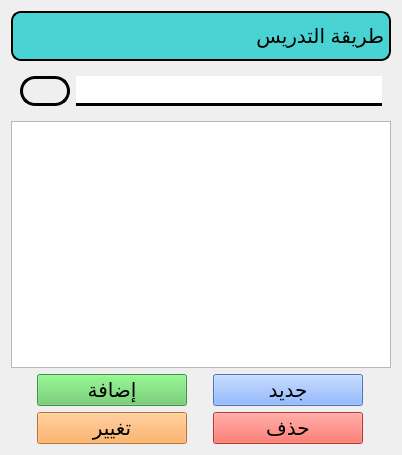
<?xml version="1.0" encoding="UTF-8"?>
<ui version="4.0">
 <class>Form</class>
 <widget class="QWidget" name="Form">
  <property name="geometry">
   <rect>
    <x>0</x>
    <y>0</y>
    <width>402</width>
    <height>455</height>
   </rect>
  </property>
  <property name="windowTitle">
   <string>Form</string>
  </property>
  <layout class="QVBoxLayout" name="verticalLayout">
   <item>
    <widget class="QLabel" name="title">
     <property name="minimumSize">
      <size>
       <width>0</width>
       <height>50</height>
      </size>
     </property>
     <property name="font">
      <font>
       <pointsize>15</pointsize>
       <bold>false</bold>
      </font>
     </property>
     <property name="styleSheet">
      <string notr="true">border:2px solid black;
background-color: rgb(73, 211, 211);
border-radius:10px</string>
     </property>
     <property name="frameShape">
      <enum>QFrame::NoFrame</enum>
     </property>
     <property name="lineWidth">
      <number>3</number>
     </property>
     <property name="text">
      <string>طريقة التدريس</string>
     </property>
    </widget>
   </item>
   <item>
    <widget class="QFrame" name="frame_6">
     <property name="frameShape">
      <enum>QFrame::NoFrame</enum>
     </property>
     <layout class="QHBoxLayout" name="horizontalLayout_6">
      <item>
       <widget class="QLabel" name="nb">
        <property name="minimumSize">
         <size>
          <width>50</width>
          <height>0</height>
         </size>
        </property>
        <property name="maximumSize">
         <size>
          <width>16777215</width>
          <height>50</height>
         </size>
        </property>
        <property name="font">
         <font>
          <pointsize>15</pointsize>
          <bold>false</bold>
         </font>
        </property>
        <property name="styleSheet">
         <string notr="true">border: 3px solid black; 
border-radius: 15px</string>
        </property>
        <property name="text">
         <string/>
        </property>
       </widget>
      </item>
      <item>
       <widget class="QLineEdit" name="entery">
        <property name="minimumSize">
         <size>
          <width>300</width>
          <height>30</height>
         </size>
        </property>
        <property name="font">
         <font>
          <pointsize>15</pointsize>
          <bold>false</bold>
         </font>
        </property>
        <property name="layoutDirection">
         <enum>Qt::LeftToRight</enum>
        </property>
        <property name="styleSheet">
         <string notr="true">border: 3px solid black;
border-left: none;
border-right: none;
border-top: none 
</string>
        </property>
       </widget>
      </item>
     </layout>
    </widget>
   </item>
   <item>
    <widget class="QListWidget" name="list">
     <property name="minimumSize">
      <size>
       <width>0</width>
       <height>0</height>
      </size>
     </property>
     <property name="font">
      <font>
       <pointsize>15</pointsize>
       <bold>false</bold>
      </font>
     </property>
     <property name="layoutDirection">
      <enum>Qt::LeftToRight</enum>
     </property>
     <property name="alternatingRowColors">
      <bool>true</bool>
     </property>
    </widget>
   </item>
   <item>
    <widget class="QFrame" name="frame_14">
     <property name="frameShape">
      <enum>QFrame::NoFrame</enum>
     </property>
     <layout class="QHBoxLayout" name="horizontalLayout_12">
      <property name="spacing">
       <number>0</number>
      </property>
      <property name="leftMargin">
       <number>0</number>
      </property>
      <property name="topMargin">
       <number>0</number>
      </property>
      <property name="rightMargin">
       <number>0</number>
      </property>
      <property name="bottomMargin">
       <number>0</number>
      </property>
      <item>
       <widget class="QPushButton" name="add_btn">
        <property name="minimumSize">
         <size>
          <width>100</width>
          <height>30</height>
         </size>
        </property>
        <property name="maximumSize">
         <size>
          <width>150</width>
          <height>16777215</height>
         </size>
        </property>
        <property name="font">
         <font>
          <pointsize>15</pointsize>
          <bold>false</bold>
         </font>
        </property>
        <property name="styleSheet">
         <string notr="true">background-color: rgb(95, 199, 94);</string>
        </property>
        <property name="text">
         <string>إضافة</string>
        </property>
       </widget>
      </item>
      <item>
       <widget class="QPushButton" name="reset_btn">
        <property name="minimumSize">
         <size>
          <width>100</width>
          <height>30</height>
         </size>
        </property>
        <property name="maximumSize">
         <size>
          <width>150</width>
          <height>16777215</height>
         </size>
        </property>
        <property name="font">
         <font>
          <pointsize>15</pointsize>
          <bold>false</bold>
         </font>
        </property>
        <property name="styleSheet">
         <string notr="true">background-color: rgb(111, 162, 255);</string>
        </property>
        <property name="text">
         <string>جديد</string>
        </property>
       </widget>
      </item>
     </layout>
    </widget>
   </item>
   <item>
    <widget class="QFrame" name="frame_13">
     <property name="frameShape">
      <enum>QFrame::NoFrame</enum>
     </property>
     <layout class="QHBoxLayout" name="horizontalLayout_11">
      <property name="spacing">
       <number>0</number>
      </property>
      <property name="leftMargin">
       <number>0</number>
      </property>
      <property name="topMargin">
       <number>0</number>
      </property>
      <property name="rightMargin">
       <number>0</number>
      </property>
      <property name="bottomMargin">
       <number>0</number>
      </property>
      <item>
       <widget class="QPushButton" name="update_btn">
        <property name="minimumSize">
         <size>
          <width>100</width>
          <height>30</height>
         </size>
        </property>
        <property name="maximumSize">
         <size>
          <width>150</width>
          <height>16777215</height>
         </size>
        </property>
        <property name="font">
         <font>
          <pointsize>15</pointsize>
          <bold>false</bold>
         </font>
        </property>
        <property name="styleSheet">
         <string notr="true">background-color: rgb(255, 160, 65);</string>
        </property>
        <property name="text">
         <string>تغيير</string>
        </property>
       </widget>
      </item>
      <item>
       <widget class="QPushButton" name="delete_btn">
        <property name="minimumSize">
         <size>
          <width>100</width>
          <height>30</height>
         </size>
        </property>
        <property name="maximumSize">
         <size>
          <width>150</width>
          <height>16777215</height>
         </size>
        </property>
        <property name="font">
         <font>
          <pointsize>15</pointsize>
          <bold>false</bold>
         </font>
        </property>
        <property name="styleSheet">
         <string notr="true">background-color: rgb(255, 74, 61);</string>
        </property>
        <property name="text">
         <string>حذف</string>
        </property>
       </widget>
      </item>
     </layout>
    </widget>
   </item>
  </layout>
 </widget>
 <resources/>
 <connections/>
</ui>
